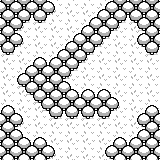

Tiled map render using the project's own tile images. Description and the whole map definition, tile-layer contents included, below:
An orthogonal 10x10 tile map with 16x16 px tiles, 3 tile layers (Grass, Trees, top) and 2 objects.

<map version="1.8" tiledversion="1.8.4" orientation="orthogonal" renderorder="right-down" width="10" height="10" tilewidth="16" tileheight="16" infinite="0" nextlayerid="8" nextobjectid="8">
 <properties>
  <property name="audio" value="Cave" />
  <property name="color" value="8" />
  <property name="entrance" value="north" />
  <property name="exit" value="south,west,east" />
  <property name="shade" value="red" />
 </properties>
 <tileset firstgid="1" source="../tilesets/kenney_monochromerpg_tilemap_packed.tsx" />
 <layer id="1" name="Grass" width="10" height="10">
  <data encoding="csv">
1,1,1,1,1,1,1,1,1,1,
1,1,1,1,1,1,1,1,1,1,
1,1,1,1,1,1,1,1,1,1,
1,1,1,1,1,1,1,1,1,1,
1,1,1,1,1,1,1,1,1,1,
1,1,1,1,1,1,1,1,1,1,
1,1,1,1,1,1,1,1,1,1,
1,1,1,1,1,1,1,1,1,1,
1,1,1,1,1,1,1,1,1,1,
1,1,1,1,1,1,1,1,1,1
</data>
 </layer>
 <layer id="2" name="Trees" width="10" height="10" offsetx="0.25" offsety="0">
  <data encoding="csv">
29,29,29,0,0,0,0,29,29,29,
29,47,46,0,0,0,29,47,45,29,
0,0,0,0,0,29,47,0,0,0,
0,0,0,0,29,47,0,0,0,0,
0,0,29,29,47,0,0,0,0,0,
0,45,29,29,0,0,0,0,0,0,
0,0,45,29,29,29,29,0,0,0,
0,0,0,46,46,46,46,0,0,0,
29,0,0,0,0,0,0,0,0,29,
29,29,29,0,0,0,0,29,29,29
</data>
 </layer>
 <layer id="5" name="top" width="10" height="10">
  <data encoding="csv">
29,29,29,30,0,0,11,29,29,29,
29,0,0,0,0,11,29,0,0,29,
29,30,0,0,11,29,0,0,28,29,
46,0,12,11,29,0,0,0,0,46,
0,11,29,29,0,0,0,0,0,0,
0,45,29,29,13,12,12,0,0,0,
12,0,45,29,29,29,29,30,0,12,
29,30,0,0,0,0,0,0,28,29,
29,13,12,0,0,0,0,12,11,29,
29,29,29,30,0,0,28,29,29,29
</data>
 </layer>
 <objectgroup id="6" name="Water" />
 <objectgroup id="7" name="Enemies">
  <object id="4" gid="126" x="107.875" y="54.5" width="16" height="16">
   <properties>
    <property name="hostile" value="true" />
    <property name="onPlayerLookAt" value="stop" />
    <property name="onPlayerLookAway" value="go" />
    <property name="speed" value="0.2" />
    <property name="state" value="active" />
   </properties>
  </object>
  <object id="7" gid="126" x="25.2083" y="132.5" width="16" height="16">
   <properties>
    <property name="hostile" value="true" />
    <property name="onPlayerLookAt" value="stop" />
    <property name="onPlayerLookAway" value="go" />
    <property name="speed" value="0.2" />
    <property name="state" value="active" />
   </properties>
  </object>
 </objectgroup>
</map>
